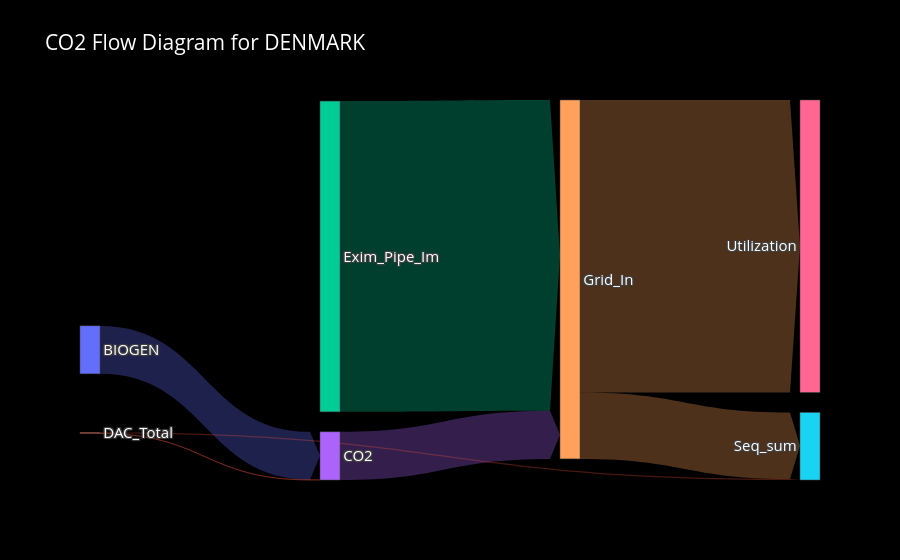
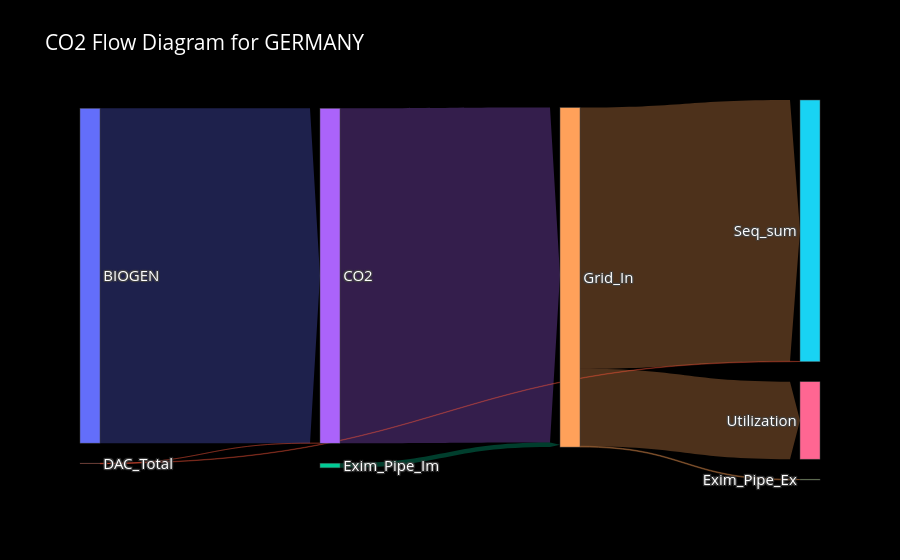
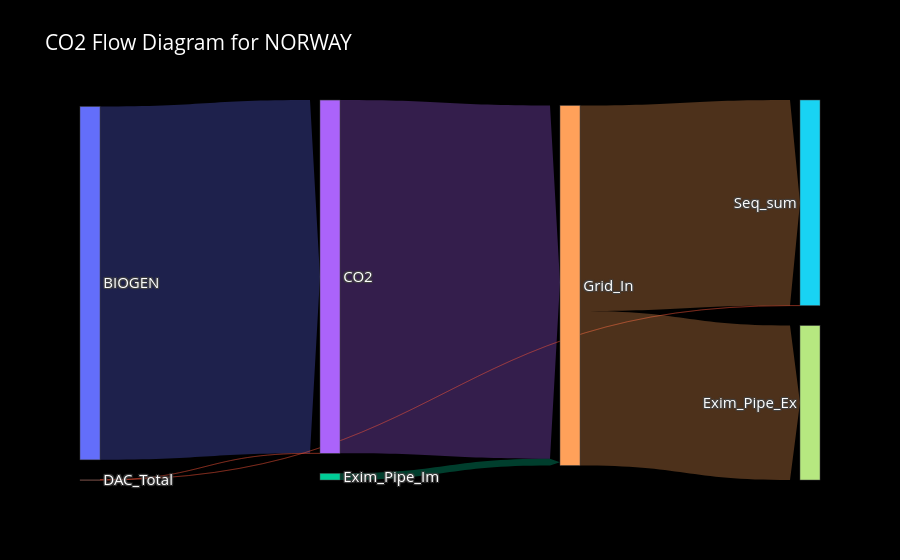
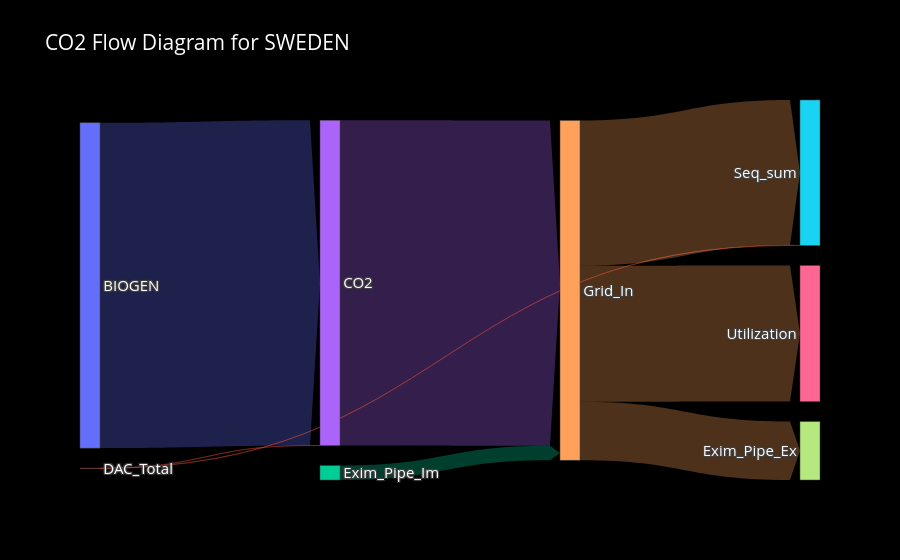

Notebook code cell kept with these figures, in order:
### Markdown cell above
# CO2 flow diagram for alle lande i VFLOW_Opti_C:

### Code cell
import pandas as pd
import plotly.graph_objects as go

# Extract the relevant dataframe
df = all_results["VFLOW_Opti_C"]

# Filter only rows where FLOW contains "CO2"
df = df[df["FLOW"].str.contains("CO2")]

# Get a list of unique countries
countries = df["CCC"].unique()

# Define node colors
node_colors = ["#636EFA", "#EF553B", "#00CC96", "#AB63FA", "#FFA15A", "#19D3F3", "#FF6692", "#B6E880"]

# Loop through each country and generate the plot
for country in countries:
    df_country = df[df["CCC"] == country]
    
    # Calculate flows for the country
    flow_bio_co2 = df_country[(df_country["IPROCFROM"] == "CO2_BIOGEN") & (df_country["IPROCTO"] == "CO2")]["Value"].sum()
    flow_dac_co2 = df_country[(df_country["IPROCFROM"] == "CO2_DAC_Total") & (df_country["IPROCTO"] == "CO2")]["Value"].sum()
    flow_dac_seq = df_country[(df_country["IPROCFROM"] == "CO2_DAC_Total") & (df_country["IPROCTO"] == "CO2_Seq_Sum")]["Value"].sum()
    flow_exim_grid = df_country[(df_country["IPROCFROM"] == "Exim_CO2_Pipeline") & (df_country["IPROCTO"] == "CO2_Grid_In")]["Value"].sum()
    flow_co2_grid = df_country[(df_country["IPROCFROM"] == "CO2") & (df_country["IPROCTO"] == "CO2_Grid_In")]["Value"].sum()
    flow_before_use = df_country[(df_country["IPROCFROM"] == "CO2_Before_Use") & (df_country["IPROCTO"] == "CO2_Use")]["Value"].sum()
    flow_grid_seq = df_country[(df_country["IPROCFROM"] == "CO2_Grid_In") & (df_country["IPROCTO"] == "CO2_Seq_Sum")]["Value"].sum()
    flow_grid_exim = df_country[(df_country["IPROCFROM"] == "CO2_Grid_In") & (df_country["IPROCTO"] == "Exim_CO2_Pipeline")]["Value"].sum()
    
    # Sources and targets kan ses på flow diagrammet i Visio
    sources = [0, 1, 3, 2, 4, 1, 4, 4]
    targets = [3, 3, 4, 4, 6, 5, 5, 7]
    # Define flow values
    flow_values = [flow_bio_co2, flow_dac_co2, flow_co2_grid, flow_exim_grid, flow_before_use, flow_dac_seq, flow_grid_seq, flow_grid_exim]
    
    opacity = 0.3  # Gennemsigtighed af flow farver
    # Create link colors to match node colors with opacity
    link_colors = [f"rgba({int(node_colors[src][1:3], 16)}, {int(node_colors[src][3:5], 16)}, {int(node_colors[src][5:7], 16)}, {opacity})" for src in sources]
    
    # Sankey diagram
    # https://plotly.com/python/sankey-diagram/
    fig = go.Figure(go.Sankey(
        arrangement='perpendicular',
        node=dict(
            label=["BIOGEN", "DAC_Total", "Exim_Pipe_Im", "CO2", "Grid_In", "Seq_sum", "Utilization", "Exim_Pipe_Ex"],
            pad=20,
            thickness=20,
            color=node_colors,
            align="center"
        ),
        link=dict(
            arrowlen=10,
            source=sources,
            target=targets,
            value=flow_values,
            color=link_colors
        )
    ))
    
    fig.update_layout(
        hovermode='x',
        title_text=f"CO2 Flow Diagram for {country}",
        font=dict(size = 15, color = 'white'),
        #Baggrundsfarve
        plot_bgcolor='black',
        paper_bgcolor='black'
    )
    
    fig.show()

### Figure 1 — Plotly figure (JSON) as saved in the notebook; plotly's stock layout.template omitted (floating-point values rounded to 4 significant figures)
{"data": [{"arrangement": "perpendicular", "link": {"arrowlen": 10, "color": ["rgba(99, 110, 250, 0.3)", "rgba(239, 85, 59, 0.3)", "rgba(171, 99, 250, 0.3)", "rgba(0, 204, 150, 0.3)", "rgba(255, 161, 90, 0.3)", "rgba(239, 85, 59, 0.3)", "rgba(255, 161, 90, 0.3)", "rgba(255, 161, 90, 0.3)"], "source": [0, 1, 3, 2, 4, 1, 4, 4], "target": [3, 3, 4, 4, 6, 5, 5, 7], "value": [0.6458, 0.002331, 0.6482, 4.186, 3.938, 0.01457, 0.8953, 0]}, "node": {"align": "center", "color": ["#636EFA", "#EF553B", "#00CC96", "#AB63FA", "#FFA15A", "#19D3F3", "#FF6692", "#B6E880"], "label": ["BIOGEN", "DAC_Total", "Exim_Pipe_Im", "CO2", "Grid_In", "Seq_sum", "Utilization", "Exim_Pipe_Ex"], "pad": 20, "thickness": 20}, "type": "sankey"}], "layout": {"font": {"color": "white", "size": 15}, "hovermode": "x", "paper_bgcolor": "black", "plot_bgcolor": "black", "title": {"text": "CO2 Flow Diagram for DENMARK"}}}

### Figure 2 — Plotly figure (JSON) as saved in the notebook; plotly's stock layout.template omitted (floating-point values rounded to 4 significant figures)
{"data": [{"arrangement": "perpendicular", "link": {"arrowlen": 10, "color": ["rgba(99, 110, 250, 0.3)", "rgba(239, 85, 59, 0.3)", "rgba(171, 99, 250, 0.3)", "rgba(0, 204, 150, 0.3)", "rgba(255, 161, 90, 0.3)", "rgba(239, 85, 59, 0.3)", "rgba(255, 161, 90, 0.3)", "rgba(255, 161, 90, 0.3)"], "source": [0, 1, 3, 2, 4, 1, 4, 4], "target": [3, 3, 4, 4, 6, 5, 5, 7], "value": [33.81, 0.00782, 33.82, 0.4676, 7.82, 0.04888, 26.39, 0.08259]}, "node": {"align": "center", "color": ["#636EFA", "#EF553B", "#00CC96", "#AB63FA", "#FFA15A", "#19D3F3", "#FF6692", "#B6E880"], "label": ["BIOGEN", "DAC_Total", "Exim_Pipe_Im", "CO2", "Grid_In", "Seq_sum", "Utilization", "Exim_Pipe_Ex"], "pad": 20, "thickness": 20}, "type": "sankey"}], "layout": {"font": {"color": "white", "size": 15}, "hovermode": "x", "paper_bgcolor": "black", "plot_bgcolor": "black", "title": {"text": "CO2 Flow Diagram for GERMANY"}}}

### Figure 3 — Plotly figure (JSON) as saved in the notebook; plotly's stock layout.template omitted (floating-point values rounded to 4 significant figures)
{"data": [{"arrangement": "perpendicular", "link": {"arrowlen": 10, "color": ["rgba(99, 110, 250, 0.3)", "rgba(239, 85, 59, 0.3)", "rgba(171, 99, 250, 0.3)", "rgba(0, 204, 150, 0.3)", "rgba(255, 161, 90, 0.3)", "rgba(239, 85, 59, 0.3)", "rgba(255, 161, 90, 0.3)", "rgba(255, 161, 90, 0.3)"], "source": [0, 1, 3, 2, 4, 1, 4, 4], "target": [3, 3, 4, 4, 6, 5, 5, 7], "value": [5.78, 6.994e-05, 5.78, 0.1087, -5.495e-16, 0.001049, 3.363, 2.526]}, "node": {"align": "center", "color": ["#636EFA", "#EF553B", "#00CC96", "#AB63FA", "#FFA15A", "#19D3F3", "#FF6692", "#B6E880"], "label": ["BIOGEN", "DAC_Total", "Exim_Pipe_Im", "CO2", "Grid_In", "Seq_sum", "Utilization", "Exim_Pipe_Ex"], "pad": 20, "thickness": 20}, "type": "sankey"}], "layout": {"font": {"color": "white", "size": 15}, "hovermode": "x", "paper_bgcolor": "black", "plot_bgcolor": "black", "title": {"text": "CO2 Flow Diagram for NORWAY"}}}

### Figure 4 — Plotly figure (JSON) as saved in the notebook; plotly's stock layout.template omitted (floating-point values rounded to 4 significant figures)
{"data": [{"arrangement": "perpendicular", "link": {"arrowlen": 10, "color": ["rgba(99, 110, 250, 0.3)", "rgba(239, 85, 59, 0.3)", "rgba(171, 99, 250, 0.3)", "rgba(0, 204, 150, 0.3)", "rgba(255, 161, 90, 0.3)", "rgba(239, 85, 59, 0.3)", "rgba(255, 161, 90, 0.3)", "rgba(255, 161, 90, 0.3)"], "source": [0, 1, 3, 2, 4, 1, 4, 4], "target": [3, 3, 4, 4, 6, 5, 5, 7], "value": [15.91, 0.001312, 15.92, 0.7052, 6.656, 0.01181, 7.107, 2.858]}, "node": {"align": "center", "color": ["#636EFA", "#EF553B", "#00CC96", "#AB63FA", "#FFA15A", "#19D3F3", "#FF6692", "#B6E880"], "label": ["BIOGEN", "DAC_Total", "Exim_Pipe_Im", "CO2", "Grid_In", "Seq_sum", "Utilization", "Exim_Pipe_Ex"], "pad": 20, "thickness": 20}, "type": "sankey"}], "layout": {"font": {"color": "white", "size": 15}, "hovermode": "x", "paper_bgcolor": "black", "plot_bgcolor": "black", "title": {"text": "CO2 Flow Diagram for SWEDEN"}}}
